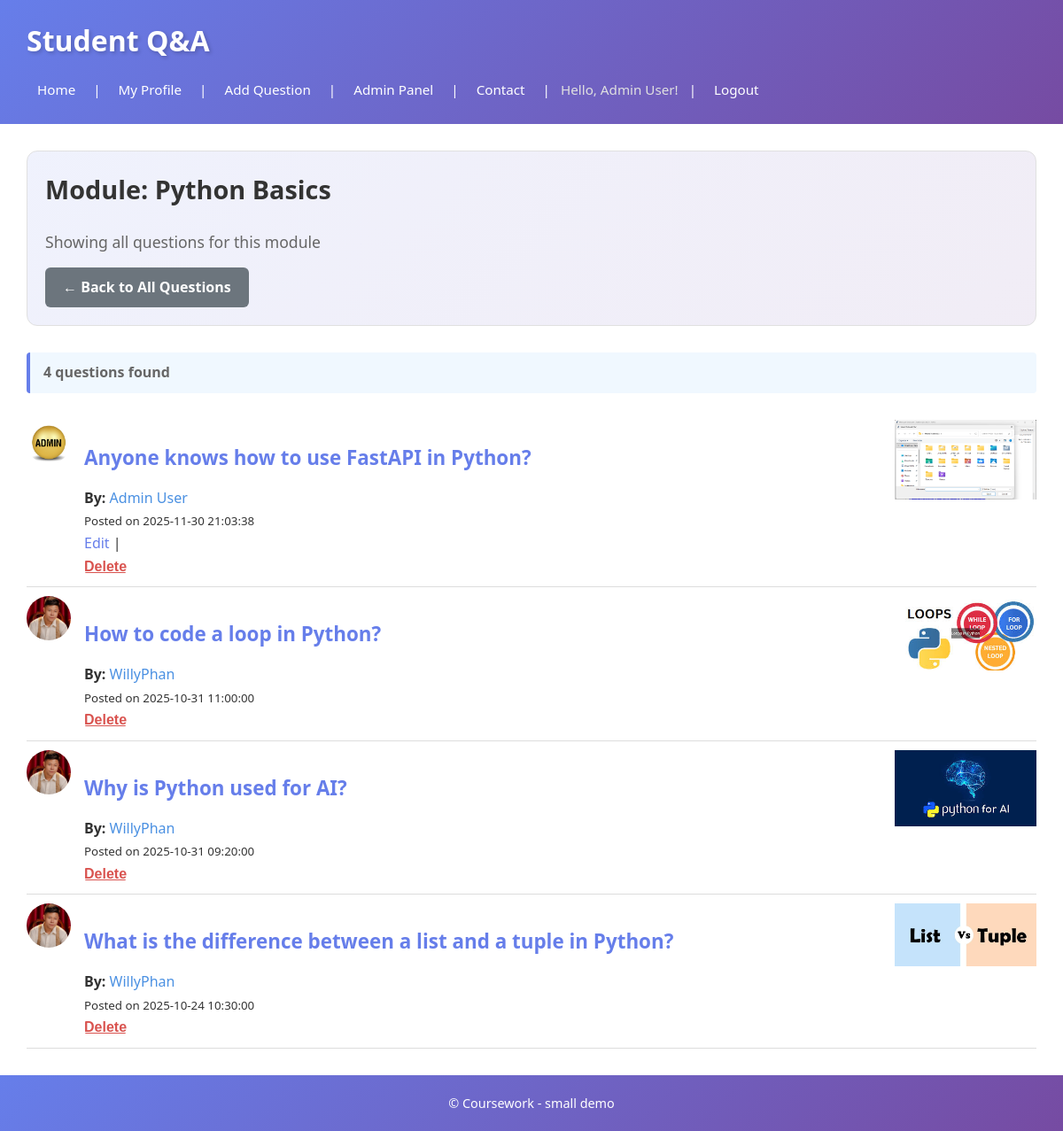
The page /module.php?id=1 (signed in) on the database its author committed.
### tables this page shows
CREATE TABLE `user` (
  `id` int(11) NOT NULL,
  `username` varchar(100) NOT NULL,
  `name` varchar(100) NOT NULL,
  `email` varchar(100) NOT NULL,
  `password` varchar(255) NOT NULL,
  `role` enum('user','admin') NOT NULL DEFAULT 'user',
  `avatar` varchar(255) DEFAULT NULL,
  `created_at` datetime NOT NULL DEFAULT current_timestamp()
);

CREATE TABLE `module` (
  `id` int(11) NOT NULL,
  `name` varchar(100) NOT NULL
);

CREATE TABLE `question` (
  `id` int(11) NOT NULL,
  `text` text NOT NULL,
  `date` datetime NOT NULL,
  `userid` int(11) NOT NULL,
  `moduleid` int(11) DEFAULT NULL,
  `img` varchar(255) DEFAULT NULL
);

### module.php (called while the page is built, shortened)
<?php
require 'includes/DatabaseConnection.php';
require 'includes/DataBaseFunctions.php';
$moduleId = (int)$_GET['id'];
$module = getModule($pdo, $moduleId);
$questions = getQuestionsByModule($pdo, $moduleId);
include 'templates/module_questions.php';
$output = ob_get_clean();
include 'templates/layout.php';
?>

### includes/DataBaseFunctions.php (called while the page is built, shortened)
<?php
function getCurrentUser() {
    return $_SESSION['user'] ?? null;
}
function isLoggedIn() {
    return isset($_SESSION['user']);
}
function isAdmin() {
    return isset($_SESSION['user']) && $_SESSION['user']['role'] === 'admin';
}
function query($pdo, $sql, $params = []) {
    $stmt = $pdo->prepare($sql);
    $stmt->execute($params);
    return $stmt;
}
function getModule($pdo, $id) {
    $sql = "SELECT id, name FROM module WHERE id = :id";
    return query($pdo, $sql, [':id' => $id])->fetch();
}
function getQuestionsByModule($pdo, $moduleid) {
    $sql = "SELECT q.id, q.text AS questiontext, q.date, q.img, q.userid, q.moduleid,
                   m.name AS modulename, u.name AS name, u.username AS username, u.avatar
            FROM question q
            LEFT JOIN module m ON q.moduleid = m.id
            LEFT JOIN `user` u ON q.userid = u.id
            WHERE q.moduleid = :moduleid
            ORDER BY q.date DESC";
    return query($pdo, $sql, [':moduleid' => $moduleid])->fetchAll();
}
?>

### templates/module_questions.php (the view, shortened to what this page needs)
<div class="module-header">
    <h2>Module: <?=htmlspecialchars($module['name'])?></h2>
    <p class="module-description">Showing all questions for this module</p>
    <p><a href="index.php" class="btn btn-secondary">← Back to All Questions</a></p>
</div>
<?php if (empty($questions)): ?>
    <div class="no-questions-message">
        <p>No questions have been posted for this module yet.</p>
        <?php if (isLoggedIn()): ?>
            <p><a href="addquestion.php" class="btn btn-primary">Be the first to ask a question!</a></p>
        <?php endif; ?>
    </div>
<?php else: ?>
    <p class="question-count"><?=count($questions)?> question<?=count($questions) != 1 ? 's' : ''?> found</p>
    <?php foreach ($questions as $q): ?>
        <article style="border-bottom:1px solid #ddd; padding:10px 0; display:flex; gap:15px;">
            <div style="flex-shrink:0;">
                <?php if (!empty($q['avatar'])): ?>
                    <a href="profile.php?username=<?=htmlspecialchars($q['username'])?>">
                        <img src="images/avatars/<?=htmlspecialchars($q['avatar'])?>"
                             style="width:50px; height:50px; border-radius:50%; object-fit:cover;"
                             alt="<?=htmlspecialchars($q['name'])?>">
                    </a>
                <?php else: ?>
                    <div style="width:50px; height:50px; border-radius:50%; background:#ddd; display:flex; align-items:center; justify-content:center; color:#999;">
                        <small>N/A</small>
                    </div>
                <?php endif; ?>
            </div>
            <div style="flex-grow:1;">
                <?php if (!empty($q['img'])): ?>
                    <div style="float:right; max-width:160px; margin-left:10px;">
                        <img src="images/questions/<?=htmlspecialchars($q['img'])?>" style="max-width:100%;" alt="">
                    </div>
                <?php endif; ?>
                <h3><a href="question.php?id=<?=htmlspecialchars($q['id'])?>"><?=htmlspecialchars(substr($q['questiontext'],0,120))?></a></h3>
                <p><strong>By:</strong> <a href="profile.php?username=<?=htmlspecialchars($q['username'])?>" style="text-decoration:none; color:#4a90e2;"><?=htmlspecialchars($q['name'] ?? 'Unknown')?></a></p>
                <p><small>Posted on <?=htmlspecialchars($q['date'])?></small></p>
                <p>
                        <?php
                        $currentUser = getCurrentUser();
                        $isOwner = ($currentUser && $currentUser['id'] == $q['userid']);
                        $isAdmin = isAdmin();
                        if ($isOwner):
                        ?>
                            <a href="editquestion.php?id=<?=htmlspecialchars($q['id'])?>">Edit</a> |
                            <form action="deletequestion.php" method="post" style="display:inline; margin:0;">
                                <input type="submit" value="Delete" onclick="return confirm('Delete this question?');" style="background:none; border:none; color:#d9534f; cursor:pointer; text-decoration:underline; padding:0;">
                            </form>
                        <?php elseif ($isAdmin): ?>
                            <form action="deletequestion.php" method="post" style="display:inline; margin:0;">
                                <input type="submit" value="Delete" onclick="return confirm('Delete this question?');" style="background:none; border:none; color:#d9534f; cursor:pointer; text-decoration:underline; padding:0;">
                            </form>
                        <?php else: ?>
                            <a href="question.php?id=<?=htmlspecialchars($q['id'])?>">View</a>
                        <?php endif; ?>
                </p>
            </div>
        </article>
    <?php endforeach; ?>
<?php endif; ?>

### templates/layout.php (shortened to what this page needs)
<!DOCTYPE html>
<html lang="en">
<head>
    <?php $navBase = (strpos($_SERVER['PHP_SELF'], '/admin/') !== false) ? '../' : ''; ?>
    <link rel="stylesheet" href="<?= $navBase ?>styles.css">
</head>
<body>
    <header>
        <h1>Student Q&amp;A</h1>
        <nav>
            <a href="<?= $navBase ?>index.php">Home</a> |
            <?php if (isLoggedIn()): ?>
                <a href="<?= $navBase ?>profile.php?username=<?=htmlspecialchars(getCurrentUser()['username'])?>">My Profile</a> |
                <a href="<?= $navBase ?>addquestion.php">Add Question</a> |
                <?php if (isAdmin()): ?>
                    <a href="<?= $navBase ?>admin/admin_panel.php">Admin Panel</a> |
                <?php endif; ?>
                <a href="<?= $navBase ?>contact.php">Contact</a> |
                <span>Hello, <?=htmlspecialchars(getCurrentUser()['name'])?>!</span> |
                <a href="<?= $navBase ?>logout.php">Logout</a>
            <?php else: ?>
                <a href="<?= $navBase ?>login.php">Login</a> |
                <a href="<?= $navBase ?>register.php">Register</a> |
                <a href="<?= $navBase ?>contact.php">Contact</a>
            <?php endif; ?>
        </nav>
    </header>
    <main>
        <?=$output?>
    </main>
    <footer>
        &copy; Coursework - small demo
    </footer>
</body>
</html>

### styles.css (style rules this page uses)
* { margin: 0; padding: 0; box-sizing: border-box; }
body { font-family: 'Segoe UI', Tahoma, Geneva, Verdana, sans-serif; color: #333; line-height: 1.6; min-height: 100vh; background: linear-gradient(135deg, #667eea 0%, #764ba2 25%, #f093fb 50%, #4facfe 75%, #00f2fe 100%); background-size: 400% 400%; animation: gradientShift 15s ease infinite; position: relative; }
header { background: linear-gradient(135deg, #667eea 0%, #764ba2 100%); color: white; padding: 20px 30px; box-shadow: 0 2px 10px rgba(0, 0, 0, 0.1); }
header h1 { margin: 0 0 12px 0; font-size: 2em; font-weight: 600; text-shadow: 2px 2px 4px rgba(0, 0, 0, 0.2); }
nav { margin-top: 10px; font-size: 0.95em; display: flex; flex-wrap: wrap; gap: 8px; align-items: center; }
nav a { color: white; text-decoration: none; padding: 6px 12px; border-radius: 4px; transition: background 0.3s ease; }
nav span { color: #e0e0e0; padding: 0 4px; }
main { background: #fff; padding: 30px; min-height: 400px; }
footer { background: linear-gradient(135deg, #667eea 0%, #764ba2 100%); color: white; padding: 20px; text-align: center; font-size: 0.9em; }
img { max-width: 100%; height: auto; }
input[type="submit"], button, .btn { background: linear-gradient(135deg, #667eea 0%, #764ba2 100%); color: white; padding: 10px 20px; border: none; border-radius: 6px; cursor: pointer; font-weight: 600; font-size: 1em; transition: transform 0.2s ease, box-shadow 0.2s ease; display: inline-block; text-decoration: none; }
a { color: #667eea; text-decoration: none; transition: color 0.3s ease; }
h2 { margin-top: 0; color: #333; border-bottom: 3px solid #667eea; padding-bottom: 12px; margin-bottom: 20px; font-size: 1.8em; }
h3 { color: #667eea; margin-top: 25px; margin-bottom: 15px; font-size: 1.4em; }
article { border-bottom: 1px solid #e0e0e0; padding: 20px 0; }
article:last-child { border-bottom: none; }
.btn-secondary { background: #6c757d; color: white; }
.module-header { margin-bottom: 30px; padding: 20px; background: linear-gradient(135deg, rgba(102, 126, 234, 0.1) 0%, rgba(118, 75, 162, 0.1) 100%); border-radius: 12px; border: 1px solid #e0e0e0; }
.module-header h2 { margin-bottom: 10px; border-bottom: none; }
.module-description { color: #666; margin-bottom: 15px; font-size: 1.1em; }
.question-count { margin-bottom: 20px; color: #666; font-weight: 600; padding: 10px 15px; background: #f0f8ff; border-left: 4px solid #667eea; border-radius: 4px; }

### rows shown on the page
user: name "Admin User"
module: name "Python Basics"
question: userid.avatar (picture), img (picture), text "Anyone knows how to use FastAPI in Python?", userid.name "Admin User", date "2025-11-30 21:03:38"
question: userid.avatar (picture), img (picture), text "How to code a loop in Python?", userid.name "WillyPhan", date "2025-10-31 11:00:00"
question: userid.avatar (picture), img (picture), text "Why is Python used for AI?", userid.name "WillyPhan", date "2025-10-31 09:20:00"
question: userid.avatar (picture), img (picture), text "What is the difference between a list and a tuple in Python?", userid.name "WillyPhan", date "2025-10-24 10:30:00"

### other values the page prints
count($questions) "4"
